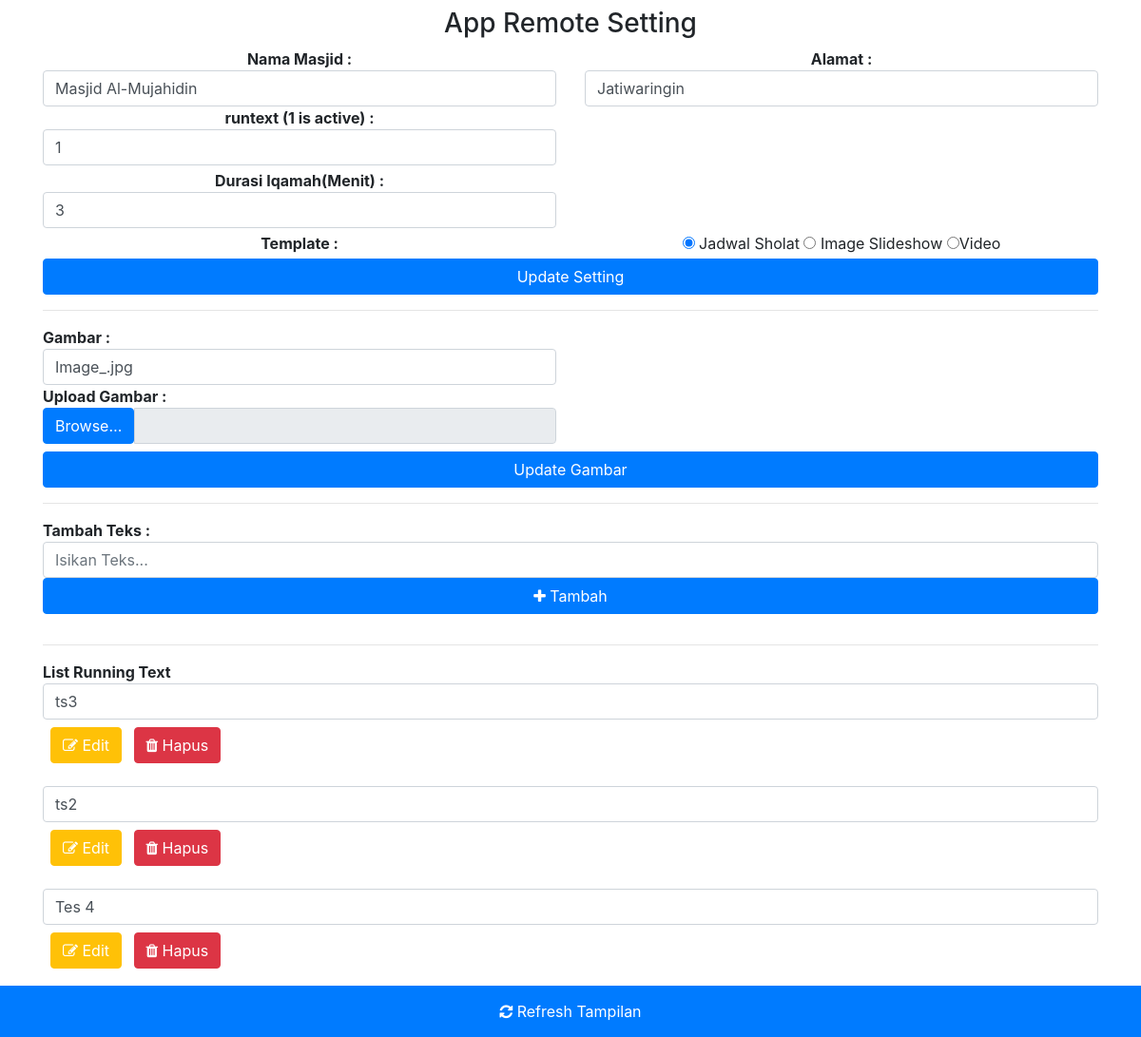
Page /index.php/mobile on the committed database.
### tables this page shows
CREATE TABLE `tb_setting` (
  `id` int(50) NOT NULL AUTO_INCREMENT,
  `username` varchar(150) NOT NULL,
  `nama_masjid` varchar(250) NOT NULL,
  `alamat` varchar(300) NOT NULL,
  `status` tinyint(1) NOT NULL,
  `template` tinyint(1) NOT NULL,
  `runtext` tinyint(1) NOT NULL,
  `image` varchar(200) NOT NULL,
  `durasi` varchar(50) NOT NULL,
  PRIMARY KEY (`id`)
);

CREATE TABLE `tb_runtext` (
  `id` int(11) NOT NULL AUTO_INCREMENT,
  `judul` varchar(100) NOT NULL,
  `text` varchar(500) NOT NULL,
  `urutan` varchar(100) NOT NULL,
  PRIMARY KEY (`id`)
);

### application/controllers/mobile.php (called while the page is built, shortened)
<?php
class Mobile extends CI_Controller {
	public function __construct()
	{
		$this->load->model('model');
	}
	public function index()
	{
		$tanggal = date("Y-m-d");
		$settings = $this->model->GetSetting()->result_array();
		$data = array(
			'jadwalsholat' => $this->model->GetJadwal("where tanggal = '$tanggal'")->result_array(),
			'nama_masjid' => $settings[0]['nama_masjid'],
			'alamat' => $settings[0]['alamat'],
			'runtext' => $settings[0]['runtext'],
			'image' => $settings[0]['image'],
			'durasi_iqamah' => $settings[0]['durasi'],
			'template' => $settings[0]['template'],
            'id' => $settings[0]['id'],
			'information' => $this->model->GetText()->result_array(),
		);
		$this->load->view('/home/mview',$data);
    }
}

### index.php (called while the page is built, shortened)
<?php
require_once BASEPATH.'core/CodeIgniter.php';

### application/models/model.php (called while the page is built, shortened)
<?php if ( ! defined('BASEPATH')) exit('No direct script access allowed');
class Model extends CI_Model {
	public function GetSetting($where= "")
	{
		$data = $this->db->query('select * from tb_setting '.$where);
		return $data;
	}
	public function GetText($where= "")
	{
		$data = $this->db->query('select * from tb_runtext '.$where);
		return $data;
	}
}

### application/views/home/mview.php (the view, shortened to what this page needs)
<html>
<head>
<link rel="stylesheet" href="<?php echo base_url();?>assets/new/jquery/jquery.min.js">
<link rel="stylesheet" type="text/css" href="<?php echo base_url();?>assets/css/base.css">
<link rel="stylesheet" href="<?php echo base_url();?>assets/new/css/bootstrap.min.css">
<link rel="stylesheet" href="https://cdnjs.cloudflare.com/ajax/libs/font-awesome/4.7.0/css/font-awesome.min.css">
<link rel="stylesheet" href="<?php echo base_url();?>assets/new/css/font-awesome.min.css">
</head>
<body>
<div class="container">
    <h3 class="text-center m-2">App Remote Setting</h3>
<form role="form" action="<?php echo base_url(); ?>mobile/updatesetting/<?php echo $id;?>" method="POST" enctype="multipart/form-data">
    <div class="row text-center">
        <div class="col-sm-6">
            <b>Nama Masjid :</b>
            <input type="text" class="form-control" name="nama_masjid" value="<?php echo $nama_masjid; ?>">
        </div>
        <div class="col-sm-6">
        <b>Alamat :</b>
        <input type="text" class="form-control" name="alamat" value="<?php echo $alamat; ?>">
        </div>
    </div>
    <div class="row text-center">
        <div class="col-sm-6 mb-1">
        <b>runtext (1 is active) :</b>
        <input type="text" class="form-control" name="runtext" value="<?php echo $runtext; ?>">
        </div>
    </div>
    <div class="row text-center">
        <div class="col-sm-6 mb-1">
        <b>Durasi Iqamah(Menit) :</b>
        <input type="text" class="form-control" name="durasi" value="<?php echo $durasi_iqamah; ?>">
        </div>
    </div>
    <div class="row text-center">
        <div class="col-sm-6 mb-1">
        <b>Template : </b>
        </div>
        <div class="col-sm-6 mb-1">
            <input type="radio" name="template"
            <?php if (isset($template) && $template=="0") echo "checked";?>
            value="0"> Jadwal Sholat
            <input type="radio" name="template"
            <?php if (isset($template) && $template=="1") echo "checked";?>
            value="1"> Image Slideshow
            <input type="radio" name="template"
            <?php if (isset($template) && $template=="2") echo "checked";?>
            value="2">Video
        </div>
    </div>
    <div class="row text-center">
        <div class="col-sm-12">
            <button type="submit" class="btn btn-primary col-sm-12">Update Setting</button>
        </div>
    </div>
</form>
<hr>
<form role="form" action="<?php echo base_url(); ?>mobile/updateimage/<?php echo $id;?>" method="POST" enctype="multipart/form-data">
    <div class="row">
    <div class="col-sm-6">
        <b>Gambar :</b>
        <input type="text" class="form-control"  value="<?php echo $image; ?>">
        <b>Upload Gambar :</b>
        <div class="input-group">
                <label class="input-group-btn">
                    <span class="btn btn-primary">
                        Browse&hellip; <input type="file" id="image" name="image" accept="image/*" style="display: none;" multiple>
                    </span>
                </label>
                <input type="text" class="form-control" readonly>
            </div>
        </div>
    </div>
    <div class="row text-center">
        <div class="col-sm-12">
            <button type="submit" class="btn btn-primary col-sm-12">Update Gambar</button>
        </div>
    </div>
</form>
<hr>
<div class="row">
    <div class="col-sm-12">
    <b>Tambah Teks :</b>
    <form role="form" action="<?php echo base_url(); ?>mobile/tambahteks/" method="POST" enctype="multipart/form-data">
        <input type="text" name="tambahteks" class="form-control" placeholder="Isikan Teks...">
        <button type="submit" class="btn btn-primary col-sm-12"><i class="fa fa-plus"></i> Tambah</button>
    </form>
    </div>
</div>
<hr>
<div class="row">
    <div class="col-lg-12">
    <b>List Running Text</b>
    <?php foreach ($information as $row2) { ?>
        <form role="form" action="<?php echo base_url(); ?>mobile/editteks/<?php echo $row2['id'];?>" method="POST" enctype="multipart/form-data">
            <input type="text" name="teks" class="form-control" value="<?php echo $row2['text'];?>">
            <button type="submit" class="btn btn-warning text-white m-2"><i class="fa fa-edit"></i> Edit</button>
            <a href="<?php echo base_url(); ?>mobile/hapusteks/<?php echo $row2['id'];?>" class="btn btn-danger"><i class="fa fa-trash"></i> Hapus</a>
        </form>
        <?php } ?>
    </div>
</div>
<br>
<br>
</div>
<footer class="fixed-bottom">
    <div class="row">
        <div class="col-lg-12 bg-primary text-center p-2">
        <button class="col-lg-12 btn btn-primary">
        <a href="<?php echo base_url(); ?>Mobile/updatestat/<?php echo $id ?>">
            <span class="text-white"><i class="fa fa-refresh"></i>  Refresh Tampilan</span>
        </a>
        </button>
        </div>
    </div>
</footer>
</body>
</html>

### rows in the picture
tb_setting: nama_masjid "Masjid Al-Mujahidin", alamat "Jatiwaringin", runtext "1", durasi "3", template "☑", image "Image_.jpg"
tb_runtext: teks "ts3"
tb_runtext: teks "ts2"
tb_runtext: teks "Tes 4"
